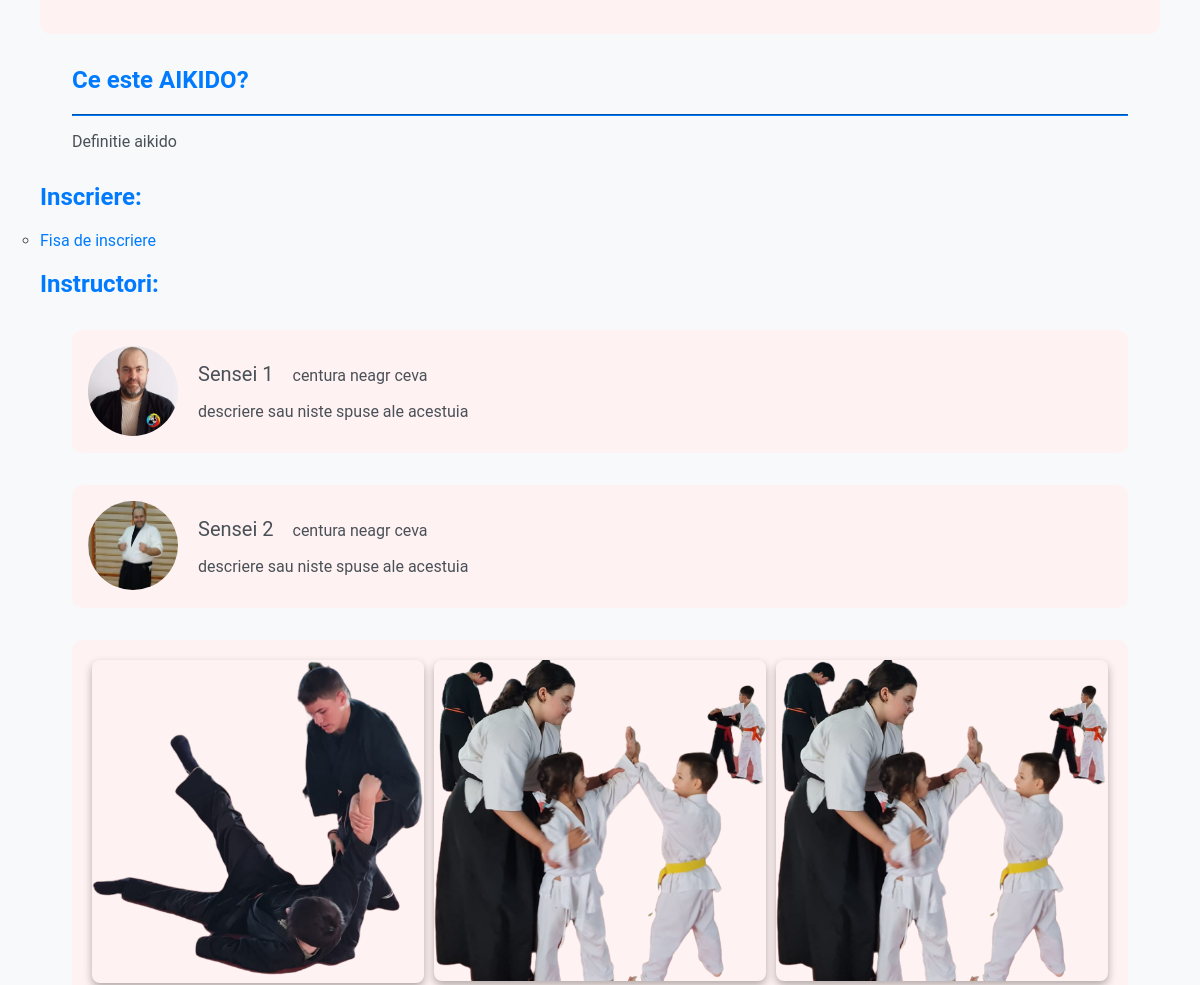
Before: / (middle part) with the older database file.
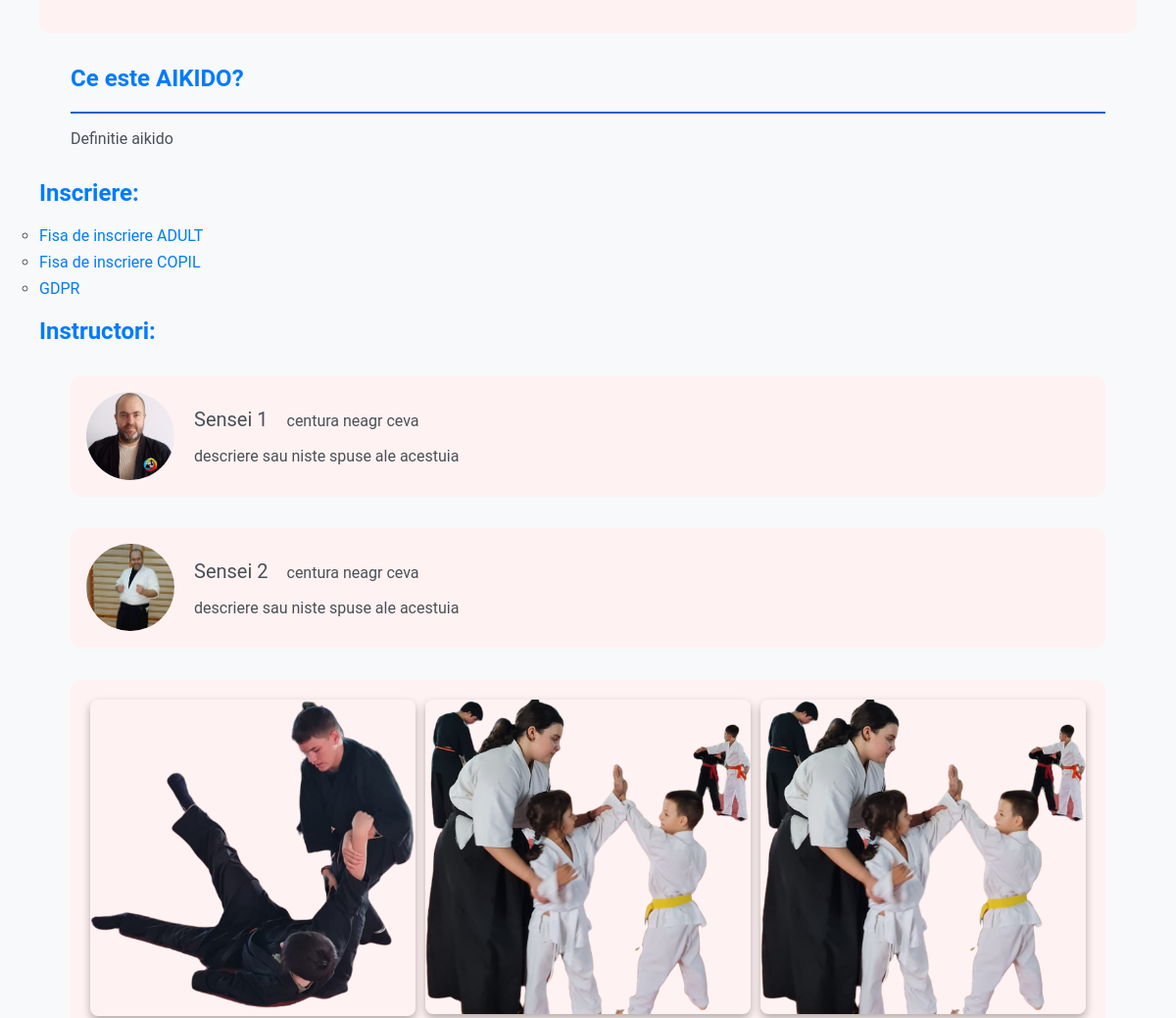
After: the same page with the newer database file.
### main/models.py (models this page shows, shortened)
class FilesAdmin(models.Model):
    id = models.BigAutoField(primary_key=True)  # Explicitly define the primary key
    file_name = models.CharField(max_length=255)
    file = models.FileField(upload_to='uploads/')

### main/views.py (the view)
# urls.py: 2. Add a URL to urlpatterns:  path('', views.home, name='home')
def home(request):
    context = {'files': FilesAdmin.objects.all()}
    return render(request, 'myapp/home.html', context)

### main/templates/myapp/home.html (shortened to what this page needs)
{% load static %}
<!DOCTYPE html>
<html lang="en">
<head>
    <link rel="stylesheet" href="https://cdn.jsdelivr.net/npm/water.css@2/out/light.css">
    <link rel="stylesheet" href="https://cdnjs.cloudflare.com/ajax/libs/font-awesome/4.7.0/css/font-awesome.min.css">
</head>
<body>
<div>
    <header>
    </header>
    <div>
        <h2>Ce este AIKIDO?</h2>
        <hr>
        <p>Definitie aikido</p>
    </div>
    <h2>Inscriere:</h2>
    <ul>
        {% for file in files %}
            <li><a href="{% url 'download' file.file.name %}">{{ file.file_name }}</a></li>
        {% endfor %}
    </ul>
    <h2>Instructori:</h2>
    <div class="container">
        <img src="{% static 'sef.jpg' %}" alt="Avatar" style="width:90px">
        <p><span>Sensei 1</span> centura neagr ceva</p>
        <p>descriere sau niste spuse ale acestuia</p>
      </div>
    <div class="container">
        <img src="{% static 'sensebkg.jpg' %}" alt="Avatar" style="width:90px">
        <p><span>Sensei 2</span> centura neagr ceva</p>
        <p>descriere sau niste spuse ale acestuia</p>
      </div>
    <div class="PhotoGrid">
        <img src="{% static 'img1.png' %}" alt="Image 1" onclick="showOverlay(this.src)">
        <img src="{% static 'img2.png' %}" alt="Image 2" onclick="showOverlay(this.src)">
        <img src="{% static 'img2.png' %}" alt="Image 3" onclick="showOverlay(this.src)">
    </div>
</div>
</body>
</html>

Changed rows visible on the page:
changed FilesAdmin: file_name "Fisa de inscriere" → "Fisa de inscriere ADULT"
added FilesAdmin: file_name "Fisa de inscriere COPIL"
added FilesAdmin: file_name "GDPR"
